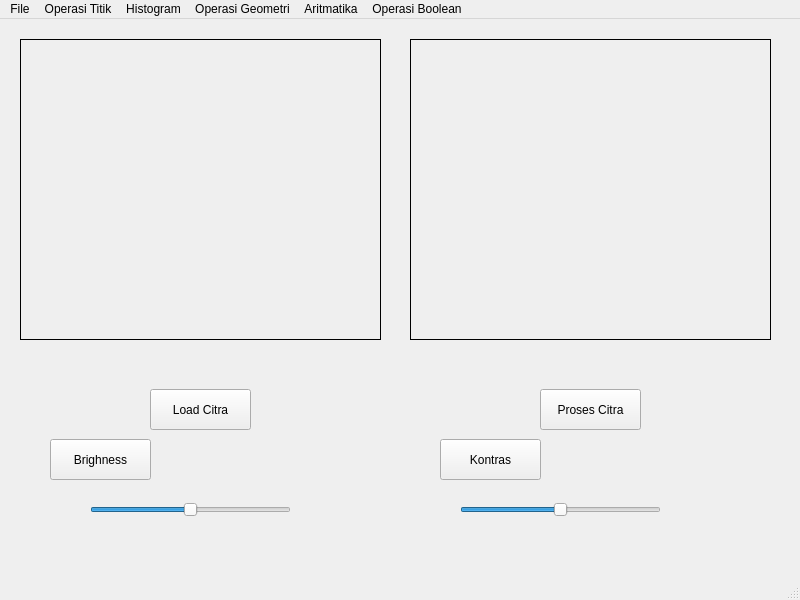
<?xml version="1.0" encoding="UTF-8"?>
<ui version="4.0">
 <class>MainWindow</class>
 <widget class="QMainWindow" name="MainWindow">
  <property name="geometry">
   <rect>
    <x>0</x>
    <y>0</y>
    <width>800</width>
    <height>600</height>
   </rect>
  </property>
  <property name="windowTitle">
   <string>MainWindow</string>
  </property>
  <widget class="QWidget" name="centralwidget">
   <widget class="QLabel" name="label_Citra">
    <property name="geometry">
     <rect>
      <x>20</x>
      <y>20</y>
      <width>361</width>
      <height>301</height>
     </rect>
    </property>
    <property name="frameShape">
     <enum>QFrame::Box</enum>
    </property>
    <property name="text">
     <string/>
    </property>
   </widget>
   <widget class="QLabel" name="label_Proses">
    <property name="geometry">
     <rect>
      <x>410</x>
      <y>20</y>
      <width>361</width>
      <height>301</height>
     </rect>
    </property>
    <property name="frameShape">
     <enum>QFrame::Box</enum>
    </property>
    <property name="text">
     <string/>
    </property>
   </widget>
   <widget class="QPushButton" name="button_loadCitra">
    <property name="geometry">
     <rect>
      <x>150</x>
      <y>370</y>
      <width>101</width>
      <height>41</height>
     </rect>
    </property>
    <property name="text">
     <string>Load Citra</string>
    </property>
   </widget>
   <widget class="QPushButton" name="button_prosesCitra">
    <property name="geometry">
     <rect>
      <x>540</x>
      <y>370</y>
      <width>101</width>
      <height>41</height>
     </rect>
    </property>
    <property name="text">
     <string>Proses Citra</string>
    </property>
   </widget>
   <widget class="QSlider" name="brightnessSlider">
    <property name="geometry">
     <rect>
      <x>90</x>
      <y>480</y>
      <width>201</width>
      <height>22</height>
     </rect>
    </property>
    <property name="minimum">
     <number>-100</number>
    </property>
    <property name="maximum">
     <number>100</number>
    </property>
    <property name="orientation">
     <enum>Qt::Horizontal</enum>
    </property>
   </widget>
   <widget class="QLabel" name="labelbrightness">
    <property name="geometry">
     <rect>
      <x>220</x>
      <y>440</y>
      <width>55</width>
      <height>16</height>
     </rect>
    </property>
    <property name="text">
     <string/>
    </property>
   </widget>
   <widget class="QPushButton" name="buutonBrightness">
    <property name="geometry">
     <rect>
      <x>50</x>
      <y>420</y>
      <width>101</width>
      <height>41</height>
     </rect>
    </property>
    <property name="text">
     <string>Brighness</string>
    </property>
   </widget>
   <widget class="QPushButton" name="buutonKontras">
    <property name="geometry">
     <rect>
      <x>440</x>
      <y>420</y>
      <width>101</width>
      <height>41</height>
     </rect>
    </property>
    <property name="text">
     <string>Kontras</string>
    </property>
   </widget>
   <widget class="QSlider" name="kontrasSlider">
    <property name="geometry">
     <rect>
      <x>460</x>
      <y>480</y>
      <width>201</width>
      <height>22</height>
     </rect>
    </property>
    <property name="minimum">
     <number>-100</number>
    </property>
    <property name="maximum">
     <number>100</number>
    </property>
    <property name="orientation">
     <enum>Qt::Horizontal</enum>
    </property>
   </widget>
   <widget class="QLabel" name="labelkontras">
    <property name="geometry">
     <rect>
      <x>600</x>
      <y>440</y>
      <width>55</width>
      <height>16</height>
     </rect>
    </property>
    <property name="text">
     <string/>
    </property>
   </widget>
  </widget>
  <widget class="QMenuBar" name="menubar">
   <property name="geometry">
    <rect>
     <x>0</x>
     <y>0</y>
     <width>800</width>
     <height>26</height>
    </rect>
   </property>
   <widget class="QMenu" name="menuOperasi_Titik">
    <property name="title">
     <string>Operasi Titik</string>
    </property>
    <addaction name="action_operasiPencerahan"/>
    <addaction name="action_aturKontras"/>
    <addaction name="action_regangkanKontras"/>
    <addaction name="action_negativeImage"/>
    <addaction name="action_binerImage"/>
   </widget>
   <widget class="QMenu" name="menuFile">
    <property name="title">
     <string>File</string>
    </property>
    <addaction name="actionOpen"/>
    <addaction name="actionSave"/>
   </widget>
   <widget class="QMenu" name="menuHistogram">
    <property name="title">
     <string>Histogram</string>
    </property>
    <addaction name="action_histogramGrayscale"/>
    <addaction name="action_histogramRGB"/>
    <addaction name="action_histogramEqualization"/>
   </widget>
   <widget class="QMenu" name="menuOperasi_Geometri">
    <property name="title">
     <string>Operasi Geometri</string>
    </property>
    <widget class="QMenu" name="menuRotasi">
     <property name="title">
      <string>Rotasi</string>
     </property>
     <addaction name="action90_Derajat"/>
     <addaction name="action_90_Derajat"/>
     <addaction name="action45_Derajat"/>
     <addaction name="action_45_Derajat"/>
     <addaction name="action180_Derajat"/>
    </widget>
    <widget class="QMenu" name="menuResize">
     <property name="title">
      <string>Resize</string>
     </property>
     <addaction name="actionZoom_in"/>
     <addaction name="actionZoom_out"/>
    </widget>
    <addaction name="action_translasi"/>
    <addaction name="menuRotasi"/>
    <addaction name="menuResize"/>
    <addaction name="actionCrop"/>
   </widget>
   <widget class="QMenu" name="menuAritmatika">
    <property name="title">
     <string>Aritmatika</string>
    </property>
    <addaction name="actionTambah_Kurang_Kali_Bagi"/>
   </widget>
   <widget class="QMenu" name="menuOperasi_Boolean">
    <property name="title">
     <string>Operasi Boolean</string>
    </property>
    <addaction name="actionAnd"/>
    <addaction name="actionOr"/>
    <addaction name="actionXOR"/>
   </widget>
   <addaction name="menuFile"/>
   <addaction name="menuOperasi_Titik"/>
   <addaction name="menuHistogram"/>
   <addaction name="menuOperasi_Geometri"/>
   <addaction name="menuAritmatika"/>
   <addaction name="menuOperasi_Boolean"/>
  </widget>
  <widget class="QStatusBar" name="statusbar"/>
  <action name="action_operasiPencerahan">
   <property name="text">
    <string>Kecerahan</string>
   </property>
  </action>
  <action name="action_aturKontras">
   <property name="text">
    <string>Tambah Kontras</string>
   </property>
  </action>
  <action name="action_regangkanKontras">
   <property name="text">
    <string>Regangkan Kontras</string>
   </property>
  </action>
  <action name="action_negativeImage">
   <property name="text">
    <string>Negative Image</string>
   </property>
  </action>
  <action name="action_binerImage">
   <property name="text">
    <string>Biner Image</string>
   </property>
  </action>
  <action name="actionOpen">
   <property name="text">
    <string>Open</string>
   </property>
  </action>
  <action name="actionSave">
   <property name="text">
    <string>Save</string>
   </property>
  </action>
  <action name="action_histogramGrayscale">
   <property name="text">
    <string>Histogram Grayscale</string>
   </property>
  </action>
  <action name="action_histogramRGB">
   <property name="text">
    <string>Histogram RGB</string>
   </property>
  </action>
  <action name="action_histogramEqualization">
   <property name="text">
    <string>Histogram Equalization</string>
   </property>
  </action>
  <action name="action_translasi">
   <property name="text">
    <string>Translasi</string>
   </property>
  </action>
  <action name="action90_Derajat">
   <property name="text">
    <string>90 Derajat</string>
   </property>
  </action>
  <action name="action_90_Derajat">
   <property name="text">
    <string>-90 Derajat</string>
   </property>
  </action>
  <action name="action45_Derajat">
   <property name="text">
    <string>45 Derajat</string>
   </property>
  </action>
  <action name="action_45_Derajat">
   <property name="text">
    <string>-45 Derajat</string>
   </property>
  </action>
  <action name="action180_Derajat">
   <property name="text">
    <string>180 Derajat</string>
   </property>
  </action>
  <action name="actionZoom_in">
   <property name="text">
    <string>Zoom in</string>
   </property>
  </action>
  <action name="actionZoom_out">
   <property name="text">
    <string>Zoom out</string>
   </property>
  </action>
  <action name="actionCrop">
   <property name="text">
    <string>Crop</string>
   </property>
  </action>
  <action name="actionTambah_Kurang_Kali_Bagi">
   <property name="text">
    <string>Tambah Kurang Kali Bagi</string>
   </property>
  </action>
  <action name="actionAnd">
   <property name="text">
    <string>AND</string>
   </property>
  </action>
  <action name="actionOr">
   <property name="text">
    <string>OR</string>
   </property>
  </action>
  <action name="actionXOR">
   <property name="text">
    <string>XOR</string>
   </property>
  </action>
 </widget>
 <resources/>
 <connections/>
</ui>
